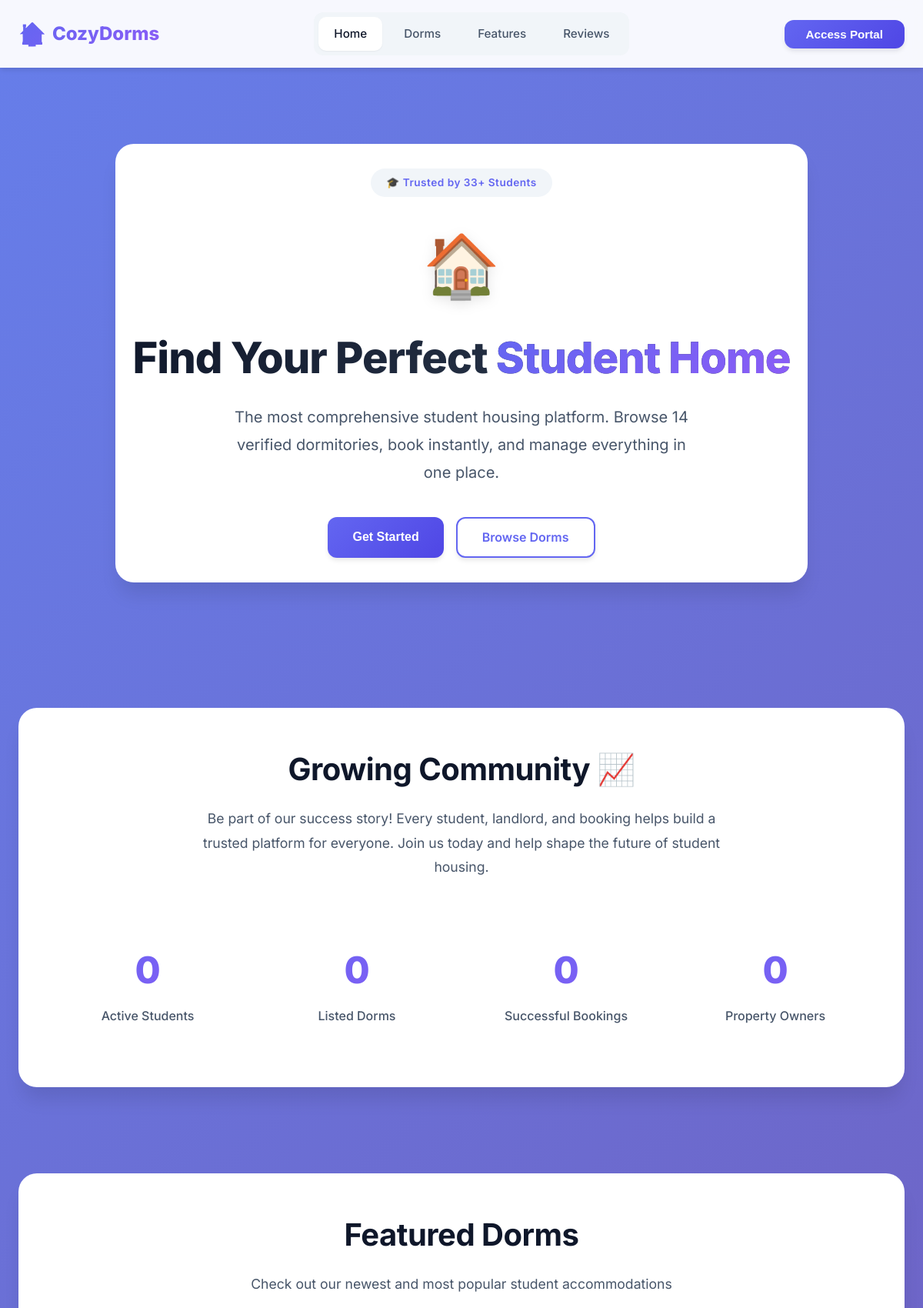
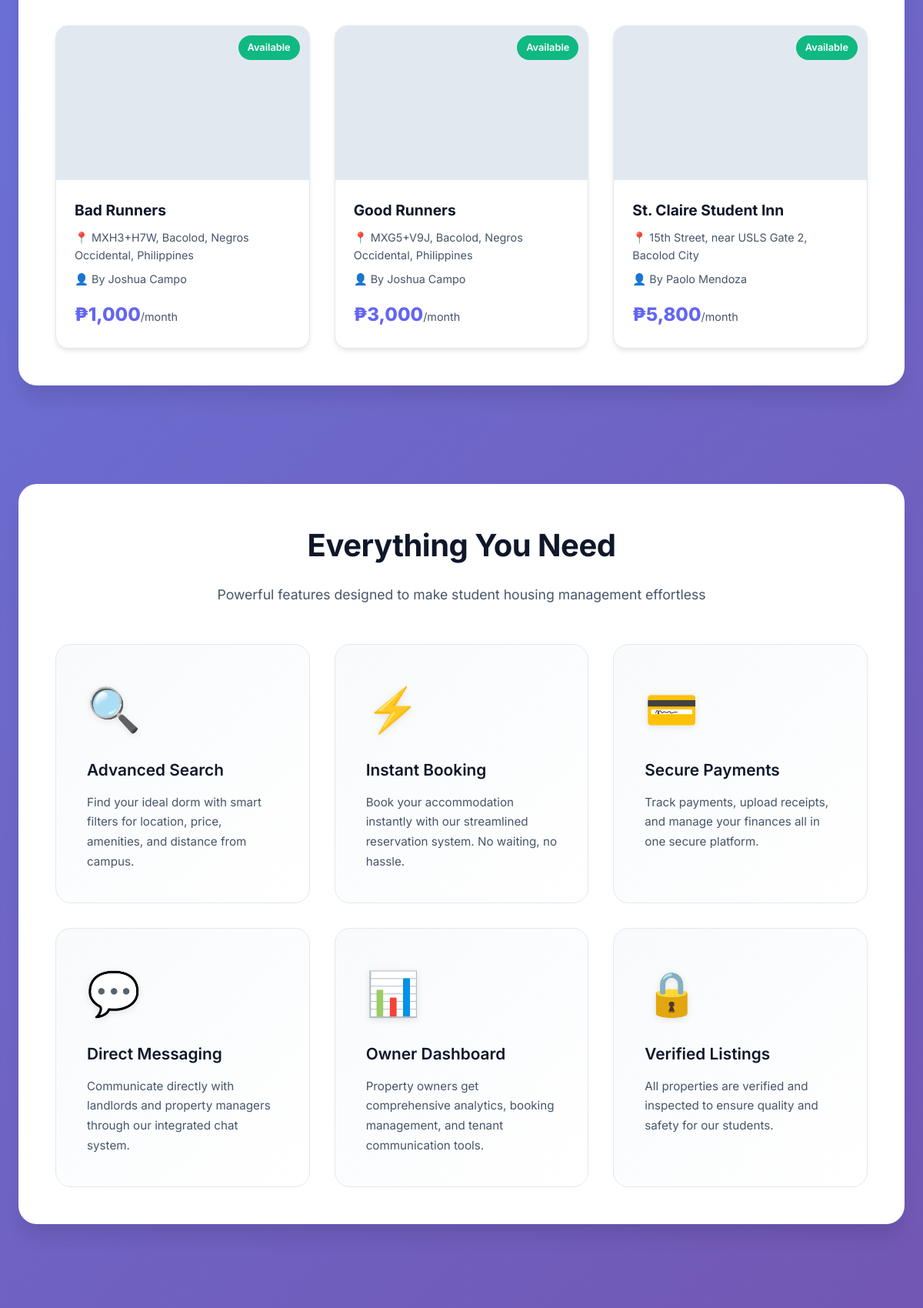
/Main/public/anchorpage.php (upper part), run on the app's committed database (2 pictures, top to bottom).
### tables this page shows
CREATE TABLE `dormitories` (
  `dorm_id` int(11) NOT NULL,
  `owner_id` int(11) NOT NULL,
  `name` varchar(150) NOT NULL,
  `address` varchar(255) NOT NULL,
  `description` text DEFAULT NULL,
  `verified` tinyint(1) DEFAULT 0,
  `created_at` timestamp NOT NULL DEFAULT current_timestamp(),
  `latitude` decimal(10,8) DEFAULT NULL,
  `longitude` decimal(11,8) DEFAULT NULL,
  `status` enum('pending','verified','error') NOT NULL DEFAULT 'pending',
  `updated_at` timestamp NOT NULL DEFAULT current_timestamp() ON UPDATE current_timestamp(),
  `cover_image` varchar(255) DEFAULT NULL,
  `features` text DEFAULT NULL
);

CREATE TABLE `users` (
  `user_id` int(11) NOT NULL,
  `name` varchar(100) NOT NULL,
  `address` varchar(255) DEFAULT NULL,
  `email` varchar(150) NOT NULL,
  `password` varchar(255) NOT NULL,
  `role` enum('admin','owner','student') NOT NULL DEFAULT 'student',
  `created_at` timestamp NOT NULL DEFAULT current_timestamp(),
  `verified` tinyint(1) NOT NULL DEFAULT 0 COMMENT '0 = Pending, 1 = Verified, -1 = Rejected',
  `phone` varchar(20) DEFAULT NULL,
  `license_no` varchar(100) DEFAULT NULL,
  `profile_pic` varchar(255) DEFAULT NULL,
  `id_document` varchar(255) DEFAULT NULL
);

### Main/public/anchorpage.php (the view, shortened to what this page needs)
<?php
require_once __DIR__ . '/../config.php';
try {
    $stmt = $pdo->query("SELECT COUNT(*) as count FROM users WHERE role = 'student'");
    $total_students = $stmt->fetch()['count'] ?? 0;
    $stmt = $pdo->query("SELECT COUNT(*) as count FROM dormitories");
    $total_dorms = $stmt->fetch()['count'] ?? 0;
    $stmt = $pdo->query("SELECT COUNT(*) as count FROM users WHERE role = 'owner'");
    $total_owners = $stmt->fetch()['count'] ?? 0;
    $stmt = $pdo->query("SELECT COUNT(*) as count FROM bookings");
    $total_bookings = $stmt->fetch()['count'] ?? 0;
    $stmt = $pdo->query("SELECT d.*, u.name as owner_name,
                         MIN(r.price) as min_price,
                         d.cover_image as image_url
                         FROM dormitories d
                         JOIN users u ON d.owner_id = u.user_id
                         LEFT JOIN rooms r ON d.dorm_id = r.dorm_id
                         GROUP BY d.dorm_id, d.name, d.address, d.description, d.features, d.cover_image, d.verified, d.created_at, d.owner_id, u.name
                         ORDER BY d.created_at DESC
                         LIMIT 3");
    $featured_dorms = $stmt->fetchAll(PDO::FETCH_ASSOC);
} catch (Exception $e) {
    $total_students = 150;
    $total_dorms = 25;
    $total_owners = 15;
    $total_bookings = 200;
    $featured_dorms = [];
    $testimonials = [];
}
?>
<!DOCTYPE html>
<html lang="en">
<head>
  <link rel="stylesheet" href="https://cdnjs.cloudflare.com/ajax/libs/aos/2.3.4/aos.css"/>
</head>
<body>
  <nav class="scroll-nav" aria-label="Primary">
    <div class="nav-inner">
      <div class="nav-logo"><span class="nav-logo-icon">🏠</span><span>CozyDorms</span></div>
      <div class="nav-links" id="navLinks">
        <div class="nav-indicator" id="navIndicator"></div>
        <a href="#home" data-target="home" class="nav-link active">Home</a>
        <a href="#featured" data-target="featured" class="nav-link">Dorms</a>
        <a href="#features" data-target="features" class="nav-link">Features</a>
        <a href="#testimonials" data-target="testimonials" class="nav-link">Reviews</a>
      </div>
      <button id="loginBtn" class="btn nav-btn" aria-label="Access Portal">Access Portal</button>
    </div>
  </nav>
  <div style="height:72px"></div>
  <section id="home">
    <div class="container hero" data-aos="fade-up">
      <div class="hero-badge" data-aos="fade-down">🎓 Trusted by <?= number_format($total_students) ?>+ Students</div>
      <div class="logo floating">🏠</div>
      <h1>Find Your Perfect <span class="gradient-text">Student Home</span></h1>
      <p>The most comprehensive student housing platform. Browse <?= $total_dorms ?> verified dormitories, book instantly, and manage everything in one place.</p>
      <div class="hero-buttons">
        <button id="heroLoginBtn" class="btn">Get Started</button>
        <a href="#featured" class="btn btn-secondary">Browse Dorms</a>
      </div>
    </div>
  </section>
  <section id="stats" style="min-height:auto;padding:3rem 1.5rem;">
    <div class="container" data-aos="fade-up">
      <h2>Growing Community 📈</h2>
      <p class="section-subtitle">Be part of our success story! Every student, landlord, and booking helps build a trusted platform for everyone. Join us today and help shape the future of student housing.</p>
      <div class="stats">
        <div class="stat-card" data-aos="fade-up" data-aos-delay="100">
          <div class="stat-number" data-target="<?= $total_students ?>">0</div>
          <div class="stat-label">Active Students</div>
        </div>
        <div class="stat-card" data-aos="fade-up" data-aos-delay="200">
          <div class="stat-number" data-target="<?= $total_dorms ?>">0</div>
          <div class="stat-label">Listed Dorms</div>
        </div>
        <div class="stat-card" data-aos="fade-up" data-aos-delay="300">
          <div class="stat-number" data-target="<?= $total_bookings ?>">0</div>
          <div class="stat-label">Successful Bookings</div>
        </div>
        <div class="stat-card" data-aos="fade-up" data-aos-delay="400">
          <div class="stat-number" data-target="<?= $total_owners ?>">0</div>
          <div class="stat-label">Property Owners</div>
        </div>
      </div>
    </div>
  </section>
  <?php if (!empty($featured_dorms)): ?>
  <section id="featured">
    <div class="container" data-aos="fade-up">
      <h2>Featured Dorms</h2>
      <p class="section-subtitle">Check out our newest and most popular student accommodations</p>
      <div class="dorms-grid">
        <?php foreach ($featured_dorms as $index => $dorm):
          $imageUrl = '../assets/images/default-dorm.jpg';
          if (!empty($dorm['image_url'])) {
            if (strpos($dorm['image_url'], 'http') === 0) {
              $imageUrl = $dorm['image_url'];
            } else {
              $imageUrl = '../uploads/' . $dorm['image_url'];
            }
          }
          $price = $dorm['min_price'] ?? 0;
        ?>
        <div class="dorm-card" data-aos="fade-up" data-aos-delay="<?= ($index + 1) * 100 ?>">
          <div class="dorm-image" style="background-image:url('<?= htmlspecialchars($imageUrl) ?>')">
            <div class="dorm-badge">Available</div>
          </div>
          <div class="dorm-content">
            <div class="dorm-title"><?= htmlspecialchars($dorm['name']) ?></div>
            <div class="dorm-info">📍 <?= htmlspecialchars($dorm['address'] ?? 'Location') ?></div>
            <div class="dorm-info">👤 By <?= htmlspecialchars($dorm['owner_name']) ?></div>
            <div class="dorm-price">
              <?php if ($price > 0): ?>
                ₱<?= number_format($price) ?><span style="font-size:0.9rem;font-weight:400;color:var(--gray-600);">/month</span>
              <?php else: ?>
                <span style="font-size:0.9rem;color:var(--gray-600);">Contact for pricing</span>
              <?php endif; ?>
            </div>
          </div>
        </div>
        <?php endforeach; ?>
      </div>
    </div>
  </section>
  <?php endif; ?>
  <section id="features">
    <div class="container" data-aos="fade-up">
      <h2>Everything You Need</h2>
      <p class="section-subtitle">Powerful features designed to make student housing management effortless</p>
      <div class="features">
        <div class="feature-card" data-aos="fade-up" data-aos-delay="100">
          <div class="feature-icon">🔍</div>
          <h3>Advanced Search</h3>
          <p>Find your ideal dorm with smart filters for location, price, amenities, and distance from campus.</p>
        </div>
        <div class="feature-card" data-aos="fade-up" data-aos-delay="200">
          <div class="feature-icon">⚡</div>
          <h3>Instant Booking</h3>
          <p>Book your accommodation instantly with our streamlined reservation system. No waiting, no hassle.</p>
        </div>
        <div class="feature-card" data-aos="fade-up" data-aos-delay="300">
          <div class="feature-icon">💳</div>
          <h3>Secure Payments</h3>
          <p>Track payments, upload receipts, and manage your finances all in one secure platform.</p>
        </div>
        <div class="feature-card" data-aos="fade-up" data-aos-delay="100">
          <div class="feature-icon">💬</div>
          <h3>Direct Messaging</h3>
          <p>Communicate directly with landlords and property managers through our integrated chat system.</p>
        </div>
        <div class="feature-card" data-aos="fade-up" data-aos-delay="200">
          <div class="feature-icon">📊</div>
          <h3>Owner Dashboard</h3>
          <p>Property owners get comprehensive analytics, booking management, and tenant communication tools.</p>
        </div>
        <div class="feature-card" data-aos="fade-up" data-aos-delay="300">
          <div class="feature-icon">🔒</div>
          <h3>Verified Listings</h3>
          <p>All properties are verified and inspected to ensure quality and safety for our students.</p>
        </div>
      </div>
    </div>
  </section>
  <section id="testimonials" style="min-height:auto;padding:3rem 1.5rem;">
  </section>
</body>
</html>

### data on the page
dormitories: name "Bad Runners", address "MXH3+H7W, Bacolod, Negros Occidental, Philippines", owner.name "Joshua Campo", price "1,000"
dormitories: name "Good Runners", address "MXG5+V9J, Bacolod, Negros Occidental, Philippines", owner.name "Joshua Campo", price "3,000"
dormitories: name "St. Claire Student Inn", address "15th Street, near USLS Gate 2, Bacolod City", owner.name "Paolo Mendoza", price "5,800"

### other printed values
$total_students "33"
$total_dorms "14"
